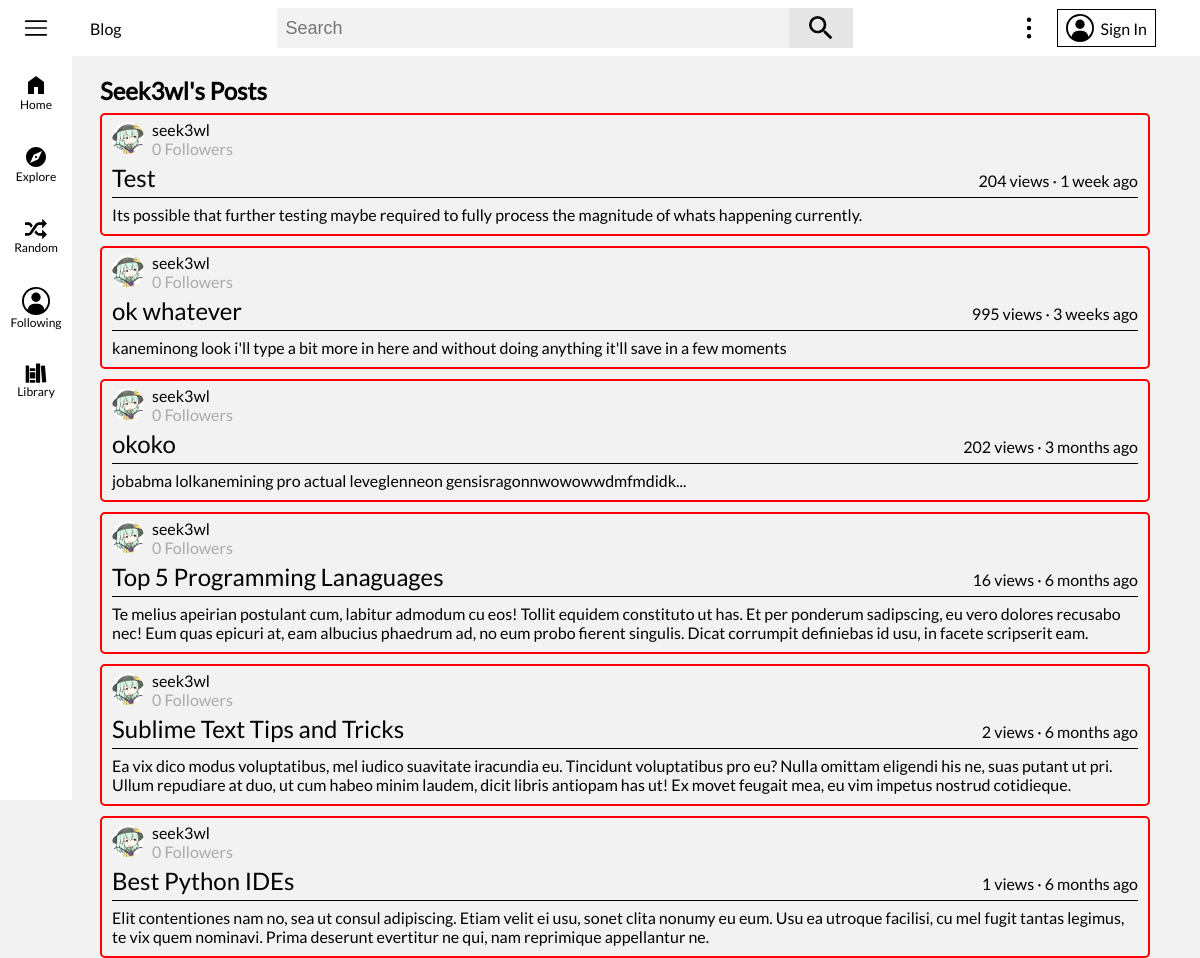
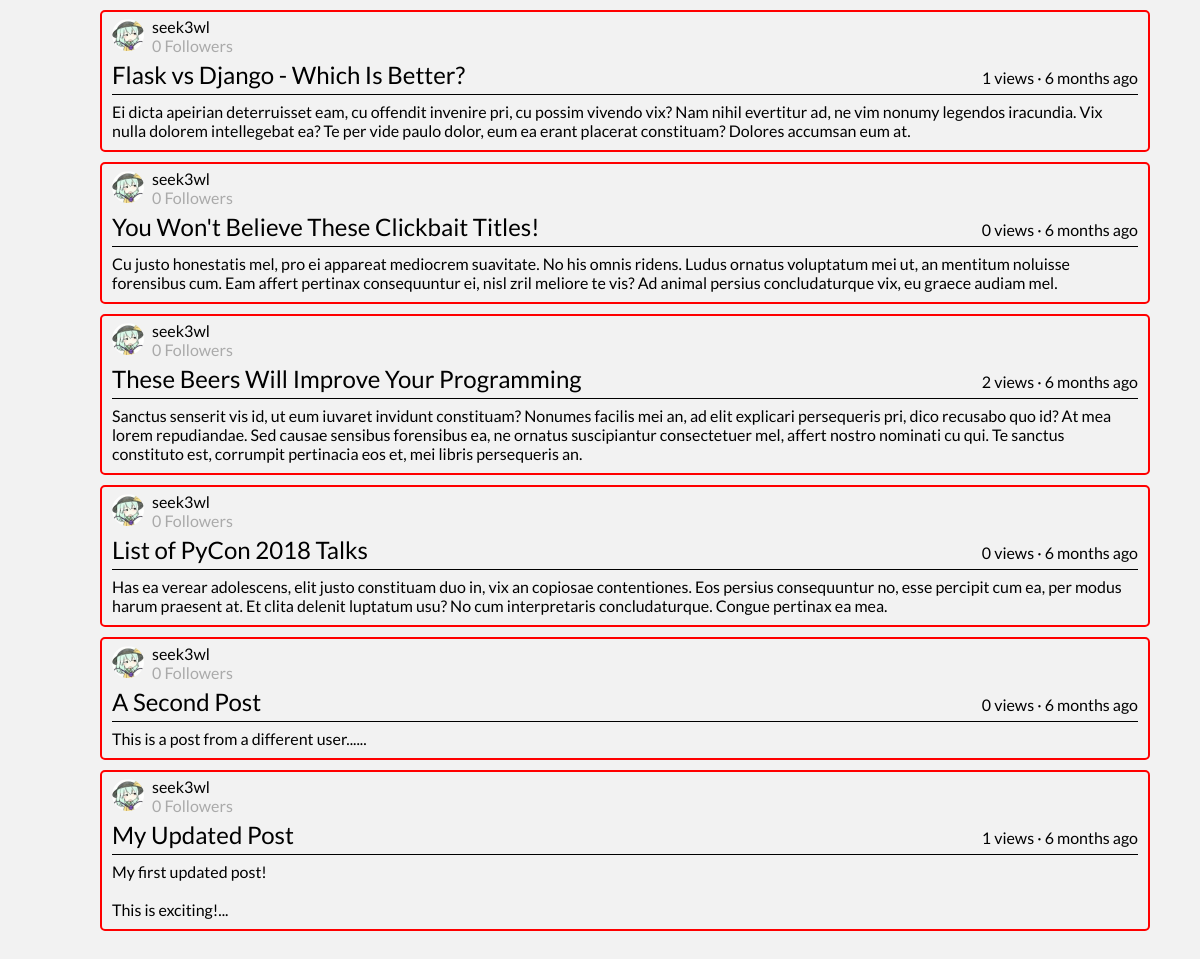
The app's page /explore?c=seek3wl with its own data (2 pictures, top to bottom).
### flaskblog/models.py (models this page shows, shortened)
class Post(db.Model):
	id = db.Column(db.Integer, primary_key=True)
	user_id = db.Column(db.Integer, db.ForeignKey('user.id'), nullable=False)
	title = db.Column(db.String(120), nullable=False)
	description = db.Column(db.Text, nullable=True)
	date_posted = db.Column(db.DateTime, nullable=False, default=datetime.utcnow)
	content = db.Column(db.Text, nullable=False)
	views = db.Column(db.Integer, nullable=False, default=0)
	likes = db.Column(db.Integer, nullable=False, default=0)
	comments = db.relationship('Comment', backref='parent', lazy=True)
	tags = db.relationship('Tag', secondary=post_tag_cat, backref='posts_tagged')
	def date_posted_ago(self):
		date_posted = getattr(self, 'date_posted')
		return get_duration(date_posted)
	def collections_apart_of(self):
		collections_apart_of_list = []
		if current_user.is_authenticated:
			for collection in current_user.collections:
				if self in collection.posts:
					collections_apart_of_list.append(collection.id)
		return collections_apart_of_list

class User(db.Model, UserMixin):
	id = db.Column(db.Integer, primary_key=True)
	username = db.Column(db.String(16), unique=True, nullable=False)
	email = db.Column(db.String(120), unique=True, nullable=False)
	image_file = db.Column(db.String(20), nullable=False, default='default.png')
	banner_image = db.Column(db.String(20), nullable=False, default='default_banner.jpg')
	description = db.Column(db.String(120), nullable=True)
	password = db.Column(db.String(60), nullable=False)
	security_question = db.Column(db.String(120), nullable=True)
	security_question_answer = db.Column(db.String(120), nullable=True)
	date_joined = db.Column(db.DateTime, default=datetime.utcnow, nullable=False)
	following = db.relationship('User', secondary=user_user_follow,
								primaryjoin=id == user_user_follow.c.follower_user_id,
								secondaryjoin=id == user_user_follow.c.following_user_id,
								backref='followers')
	media_uploads = db.relationship('Media', backref='uploader', lazy=True)
	posts_cached = db.relationship('PostCache', backref='cache_author', lazy=True)
	posts = db.relationship('Post', backref='author', lazy=True)
	posts_viewed = db.relationship('Post', secondary=user_post_view, backref='viewers')
	posts_liked = db.relationship('Post', secondary=user_post_like, backref='post_likers')
	posts_disliked = db.relationship('Post', secondary=user_post_dislike, backref='post_dislikers')
	featured_post_id = db.Column(db.Integer, nullable=True)
	comments = db.relationship('Comment', backref='author', lazy=True)
	comments_liked = db.relationship('Comment', secondary=user_comment_like, backref='comment_likers')
	comments_disliked = db.relationship('Comment', secondary=user_comment_dislike, backref='comment_dislikers')
	collections = db.relationship('Collection', backref='author', lazy=True)

### flaskblog/main/routes.py (the view, shortened to what this page needs)
@main.route('/explore')
def explore():
	explore_option = request.args.get('c')
	if explore_option == 'trending':
		trending_posts = Post.query.order_by(Post.views.desc()).limit(50).all()
		limit_content = limit_content_posts(trending_posts)
		return render_template('/explore/trending.html', title='Trending', trending_posts=trending_posts,
							   limit_content=limit_content)
	elif explore_option == 'most-viewed':
		most_viewed_posts = Post.query.order_by(Post.views.desc()).limit(50).all()
		limit_content = limit_content_posts(most_viewed_posts)
		return render_template('/explore/most_viewed.html', title='Most Viewed',
							   most_viewed_posts=most_viewed_posts, limit_content=limit_content)
	elif explore_option == 'most-liked':
		most_liked_posts = Post.query.order_by(Post.likes.desc()).limit(50).all()
		limit_content = limit_content_posts(most_liked_posts)
		return render_template('/explore/most_liked.html', title='Most Liked', most_liked_posts=most_liked_posts,
							   limit_content=limit_content)
	elif explore_option == 'seek3wl':
		seek3wl = User.query.filter_by(username='seek3wl').first()
		seek3wl_posts = Post.query.filter_by(user_id=seek3wl.id).order_by(Post.date_posted.desc()).all()
		limit_content = limit_content_posts(seek3wl_posts)
		return render_template('/explore/seek3wl.html', title='Seek3wl', seek3wl_posts=seek3wl_posts,
							   limit_content=limit_content)
	elif explore_option == 'osu-mania':
		return render_template('/explore/osu_mania.html', title='Osu Mania')

### flaskblog/main/forms.py
class SearchForm(FlaskForm):
    search_field = SearchField()

### flaskblog/main/routes.py (called while the page is built)
@main.app_context_processor
def inject_template_globals():
	if current_user.is_authenticated:
		image_file_2 = current_user.image_file
	else:
		image_file_2 = 'default.jpg'
	has_post_cache = False
	if current_user.is_authenticated:
		if PostCache.query.filter_by(user_id=current_user.id):
			has_post_cache = True
	return dict(image_file=url_for('static', filename=f'images/profile_pics/{image_file_2}'),
				search_form=SearchForm(), has_post_cache=has_post_cache)

### flaskblog/main/utils.py (called while the page is built)
def limit_content_posts(posts):
	limit_content = {}
	for post in posts:
		splinted = re.split('{{|}}', post.content)
		for i, splint in enumerate(splinted):
			if splint == '':
				splinted.pop(i)
			elif '*/#|>' in splint:
				splinted.pop(i)
		if len(splinted[0].split()) > 17:
			limit_content[post.id] = splinted[0].split('\n')[0]
		else:
			limit_content[post.id] = splinted[0] + '...'
	return limit_content

### flaskblog/templates/explore/seek3wl.html (shortened to what this page needs)
{% extends "base.html" %}
{% block body %}
	<div id="main-body">
		<div class="explore-header">
			<h2>Seek3wl's Posts</h2>
		</div>
		{% for post in seek3wl_posts %}
			{{ macros.minimized_post(current_user, post, limit_content) }}
		{% endfor %}
	</div>
{% endblock %}

### flaskblog/templates/macros/macros.html (shortened to what this page needs)
{% macro minimized_post(current_user, post, limit_content) %}
	<article class="post-container" data-id="{{ post.id }}" data-collections="{{ post.collections_apart_of() }}">
		<div class="post-header">
			<div class="post-author">
				<a href="{{ url_for('users.user_page', username=post.author.username) }}">
					<img class="post-user-img" height="32" width="32" draggable="false" src="{{ url_for('static', filename='images/profile_pics/' + post.author.image_file) }}">
				</a>
				<div class="post-header-info">
					<a href="{{ url_for('users.user_page', username=post.author.username) }}">
						{{ post.author.username }}
					</a>
					<span>{{ post.author.followers|length }} Followers</span>
				</div>
			</div>
		</div>
		<div class="post-title">
			<a href="{{ url_for('posts.post', post_id=post.id) }}">{{ post.title }}</a>
			{{ post.views }} views · {{ post.date_posted_ago() }}
		</div>
		<p class="post-content">{{ limit_content[post.id] }}</p>
	</article>
{% endmacro %}

### flaskblog/static/main.css (style rules this page uses)
[data-theme="light"] { --primary-color: #f2f2f2; --secondary-color: #fff; --tertiary-color: #e6e6e6; --color-sceme: #f00; --search-box: #f2f2f2; --side-menu-color: #e6e6e6; --primary-text: #000; --secondary-text: #aaa; --primary-icon: #000; }
body { margin: 0; padding: 0; background-color: var(--primary-color); font-family: 'Lato', sans-serif; }
p, h1, h2, h3, h4, h5, h6, span { color: var(--primary-text); margin: 0px; padding: 0px; }
a { color: #3ea6ff; margin: 0; padding: 0; }
#search-input { height: 40px; width: 512px; padding: 0 8px; color: var(--primary-text); font-size: 18px; outline: none; background-color: var(--search-box); border: none; }
#main-body { display: flex; flex-direction: column; color: var(--primary-text); padding: 76px 50px 20px 100px; }
.post-container { display: flex; flex-direction: column; color: var(--primary-text); padding-top: 5px; padding-left: 10px; padding-right: 10px; margin-bottom: 10px; border-radius: 5px; border: 2px solid var(--color-sceme); }
.post-header { display: flex; align-items: center; justify-content: space-between; }
.post-author { display: flex; align-items: center; }
.post-user-img { border-radius: 50px; }
.post-header-info { display: flex; flex-direction: column; padding-left: 8px; }
.post-header-info a { color: var(--primary-text); text-decoration: none; }
.post-header-info span { color: var(--secondary-text); }
.post-title { display: flex; align-items: baseline; justify-content: space-between; border-bottom: 1px solid var(--primary-text); }
.post-title a { color: var(--primary-text); font-size: 24px; text-decoration: none; margin-top: 5px; margin-bottom: 5px; }
.post-content { color: var(--primary-text); white-space: pre-line; margin-top: 7px; margin-bottom: 10px; }
.explore-header { color: #fff; margin-bottom: 8px; }

### records on screen
Post: image_file (picture), author.username "seek3wl", author.followers|length "0", title "Test", views "204", date_posted_ago "1 week ago", limit_content "Its possible that further testing maybe required to fully process the magnitude of whats happening currently."
Post: image_file (picture), author.username "seek3wl", author.followers|length "0", title "ok whatever", views "995", date_posted_ago "3 weeks ago", limit_content "kaneminong look i'll type a bit more in here and without doing anything it'll save in a few moments"
Post: image_file (picture), author.username "seek3wl", author.followers|length "0", title "okoko", views "202", date_posted_ago "3 months ago", limit_content "jobabma lolkanemining pro actual leveglenneon gensisragonnwowowwdmfmdidk..."
Post: image_file (picture), author.username "seek3wl", author.followers|length "0", title "Top 5 Programming Lanaguages", views "16", date_posted_ago "6 months ago", limit_content "Te melius apeirian postulant cum, labitur admodum cu eos! Tollit equidem constituto ut has. Et per ponderum sadipscing, eu vero dolores recusabo nec! Eum quas epicuri at, eam albucius phaedrum ad, no eum probo fierent singulis. Dicat corrumpit definiebas id usu, in facete scripserit eam."
Post: image_file (picture), author.username "seek3wl", author.followers|length "0", title "Sublime Text Tips and Tricks", views "2", date_posted_ago "6 months ago", limit_content "Ea vix dico modus voluptatibus, mel iudico suavitate iracundia eu. Tincidunt voluptatibus pro eu? Nulla omittam eligendi his ne, suas putant ut pri. Ullum repudiare at duo, ut cum habeo minim laudem, dicit libris antiopam has ut! Ex movet feugait mea, eu vim impetus nostrud cotidieque."
Post: image_file (picture), author.username "seek3wl", author.followers|length "0", title "Best Python IDEs", views "1", date_posted_ago "6 months ago", content "Elit contentiones nam no, sea ut consul adipiscing. Etiam velit ei usu, sonet clita nonumy eu eum. Usu ea utroque facilisi, cu mel fugit tantas legimus, te vix quem nominavi. Prima deserunt evertitur ne qui, nam reprimique appellantur ne."
Post: image_file (picture), author.username "seek3wl", author.followers|length "0", title "Flask vs Django - Which Is Better?", views "1", date_posted_ago "6 months ago", limit_content "Ei dicta apeirian deterruisset eam, cu offendit invenire pri, cu possim vivendo vix? Nam nihil evertitur ad, ne vim nonumy legendos iracundia. Vix nulla dolorem intellegebat ea? Te per vide paulo dolor, eum ea erant placerat constituam? Dolores accumsan eum at."
Post: image_file (picture), author.username "seek3wl", author.followers|length "0", title "You Won't Believe These Clickbait Titles!", views "0", date_posted_ago "6 months ago", limit_content "Cu justo honestatis mel, pro ei appareat mediocrem suavitate. No his omnis ridens. Ludus ornatus voluptatum mei ut, an mentitum noluisse forensibus cum. Eam affert pertinax consequuntur ei, nisl zril meliore te vis? Ad animal persius concludaturque vix, eu graece audiam mel."
Post: image_file (picture), author.username "seek3wl", author.followers|length "0", title "These Beers Will Improve Your Programming", views "2", date_posted_ago "6 months ago", limit_content "Sanctus senserit vis id, ut eum iuvaret invidunt constituam? Nonumes facilis mei an, ad elit explicari persequeris pri, dico recusabo quo id? At mea lorem repudiandae. Sed causae sensibus forensibus ea, ne ornatus suscipiantur consectetuer mel, affert nostro nominati cu qui. Te sanctus constituto est, corrumpit pertinacia eos et, mei libris persequeris an."
Post: image_file (picture), author.username "seek3wl", author.followers|length "0", title "List of PyCon 2018 Talks", views "0", date_posted_ago "6 months ago", limit_content "Has ea verear adolescens, elit justo constituam duo in, vix an copiosae contentiones. Eos persius consequuntur no, esse percipit cum ea, per modus harum praesent at. Et clita delenit luptatum usu? No cum interpretaris concludaturque. Congue pertinax ea mea."
Post: image_file (picture), author.username "seek3wl", author.followers|length "0", title "A Second Post", views "0", date_posted_ago "6 months ago", limit_content "This is a post from a different user......"
Post: image_file (picture), author.username "seek3wl", author.followers|length "0", title "My Updated Post", views "1", date_posted_ago "6 months ago", limit_content "My first updated post! This is exciting!..."
